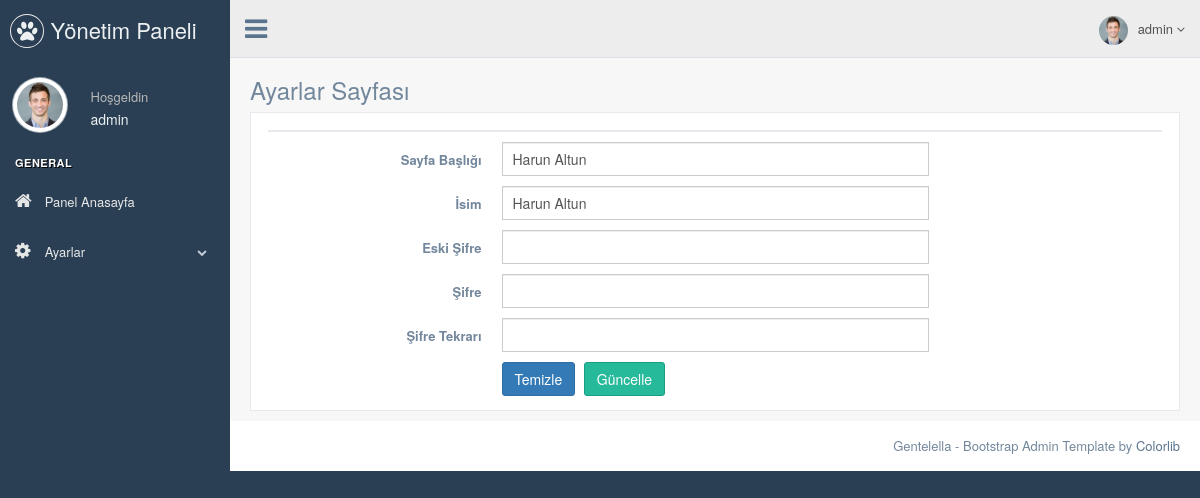
The page /pp/nedmin/settings.php (signed in) on the database its author committed.
### tables this page shows
CREATE TABLE `user` (
  `user_id` int(11) NOT NULL,
  `user_name` varchar(50) NOT NULL,
  `email` varchar(50) NOT NULL,
  `password` varchar(50) NOT NULL
);

CREATE TABLE `site_settings` (
  `settings_id` int(11) NOT NULL,
  `site_title` varchar(50) NOT NULL,
  `namee` varchar(50) NOT NULL
);

### pp/nedmin/settings.php (the view, shortened to what this page needs)
<?php
include "header.php";
$check_settings = $db->prepare("SELECT * FROM site_settings");
$check_settings->execute();
$control_settings = $check_settings->rowCount();
$fetch_settings = $db->prepare("SELECT * FROM site_settings WHERE settings_id=1");
$fetch_settings->execute();
$fetch = $fetch_settings->fetch(PDO::FETCH_ASSOC);
?>
<div class="right_col" role="main">
  <div class="">
    <div class="page-title">
      <div class="title_left">
        <h3>Ayarlar Sayfası</h3>
      </div>
    </div>
    <div class="clearfix"></div>
    <div class="row">
      <div class="col-md-12 col-sm-12 col-xs-12">
        <div class="x_panel">
          <div class="x_title">
          </div>
          <form class="form-horizontal form-label-left" action="process.php" method="POST">
            <div class="item form-group">
              <label class="control-label col-md-3 col-sm-3 col-xs-12">Sayfa Başlığı
              </label>
              <div class="col-md-6 col-sm-6 col-xs-12">
                <input type="text" name="site_title" value="<?php echo $fetch['site_title'] ?>" required="required" class="form-control col-md-7 col-xs-12">
              </div>
            </div>
            <div class="item form-group">
              <label class="control-label col-md-3 col-sm-3 col-xs-12">İsim
              </label>
              <div class="col-md-6 col-sm-6 col-xs-12">
                <input type="text" name="namee" value="<?php echo $fetch['namee'] ?>" required="required" class="form-control col-md-7 col-xs-12">
              </div>
            </div>
            <div class="item form-group">
              <label class="control-label col-md-3 col-sm-3 col-xs-12">Eski Şifre
              </label>
              <div class="col-md-6 col-sm-6 col-xs-12">
                <input type="password" name="password" required="required" class="form-control col-md-7 col-xs-12">
              </div>
            </div>
            <div class="item form-group">
              <label class="control-label col-md-3 col-sm-3 col-xs-12">Şifre
              </label>
              <div class="col-md-6 col-sm-6 col-xs-12">
                <input type="password" name="newpassword" required="required" class="form-control col-md-7 col-xs-12">
              </div>
            </div>
            <div class="item form-group">
              <label class="control-label col-md-3 col-sm-3 col-xs-12">Şifre Tekrarı
              </label>
              <div class="col-md-6 col-sm-6 col-xs-12">
                <input type="password" name="newpassword2" required="required" class="form-control col-md-7 col-xs-12">
              </div>
            </div>
            <div class="form-group">
              <div class="col-md-6 col-md-offset-3">
                <button type="submit" class="btn btn-primary">Temizle</button>
                <?php if ($control_settings == 1) { ?>
                  <button type="submit" class="btn btn-success" name="update_settings">Güncelle</button>
                <?php } else { ?>
                  <button type="submit" class="btn btn-warning" name="insert_settings">Ekle</button>
                <?php } ?>
              </div>
            </div>
        </div>
      </div>
    </div>
  </div>
</div>
</div>
</div>
<?php
include "footer.php";
?>

### pp/nedmin/header.php (shortened to what this page needs)
<?php
include 'connect.php';
$user_name = $_SESSION['user_name'];
$query = $db->prepare("SELECT * FROM user WHERE user_name='$user_name'");
$query->execute();
$fetch = $query->fetch();
?>
<!DOCTYPE html>
<html lang="en">
  <head>
    <link href="./vendors/bootstrap/dist/css/bootstrap.min.css" rel="stylesheet">
    <link href="./vendors/font-awesome/css/font-awesome.min.css" rel="stylesheet">
    <link href="./vendors/nprogress/nprogress.css" rel="stylesheet">
    <link href="./vendors/iCheck/skins/flat/green.css" rel="stylesheet">
    <link href="./vendors/bootstrap-progressbar/css/bootstrap-progressbar-3.3.4.min.css" rel="stylesheet">
    <link href="./vendors/jqvmap/dist/jqvmap.min.css" rel="stylesheet"/>
    <link href="./vendors/bootstrap-daterangepicker/daterangepicker.css" rel="stylesheet">
    <link href="./build/css/custom.min.css" rel="stylesheet">
  </head>
  <body class="nav-md">
    <div class="container body">
      <div class="main_container">
        <div class="col-md-3 left_col">
          <div class="left_col scroll-view">
            <div class="navbar nav_title" style="border: 0;">
              <a href="index.html" class="site_title"><i class="fa fa-paw"></i> <span>Yönetim Paneli</span></a>
            </div>
            <div class="profile clearfix">
              <div class="profile_pic">
                <img src="images/img.jpg" alt="..." class="img-circle profile_img">
              </div>
              <div class="profile_info">
                <span>Hoşgeldin</span>
                <h2><?php echo $fetch['user_name']; ?></h2>
              </div>
            </div>
            <br />
            <div id="sidebar-menu" class="main_menu_side hidden-print main_menu">
              <div class="menu_section">
                <h3>General</h3>
                <ul class="nav side-menu">
                  <li><a href="index.php" ><i class="fa fa-home"></i> Panel Anasayfa</a>
                  </li>
                  <li><a><i class="fa fa-cog"></i> Ayarlar <span class="fa fa-chevron-down"></span></a>
                  </li>
                </ul>
              </div>
            </div>
          </div>
        </div>
        <div class="top_nav">
          <div class="nav_menu">
            <nav>
              <div class="nav toggle">
                <a id="menu_toggle"><i class="fa fa-bars"></i></a>
              </div>
              <ul class="nav navbar-nav navbar-right">
                <li class="">
                  <a href="javascript:;" class="user-profile dropdown-toggle" data-toggle="dropdown" aria-expanded="false">
                    <img src="images/img.jpg" alt=""><?php echo $fetch['user_name']; ?>
                    <span class=" fa fa-angle-down"></span>
                  </a>
                </li>
              </ul>
            </nav>
          </div>
        </div>

### rows shown on the page
user: user_name "admin"
site_settings: site_title "Harun Altun", namee "Harun Altun"
